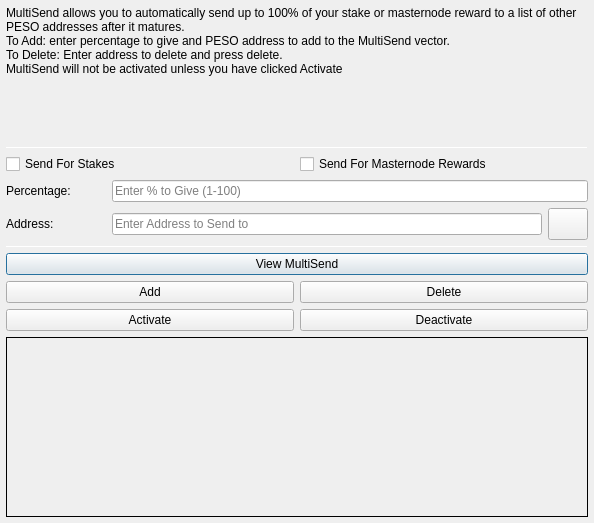
<?xml version="1.0" encoding="UTF-8"?>
<ui version="4.0">
 <class>MultiSendDialog</class>
 <widget class="QDialog" name="MultiSendDialog">
  <property name="windowModality">
   <enum>Qt::NonModal</enum>
  </property>
  <property name="geometry">
   <rect>
    <x>0</x>
    <y>0</y>
    <width>594</width>
    <height>523</height>
   </rect>
  </property>
  <property name="windowTitle">
   <string>MultiSend</string>
  </property>
  <layout class="QVBoxLayout" name="verticalLayout" stretch="0">
   <property name="leftMargin">
    <number>6</number>
   </property>
   <property name="topMargin">
    <number>6</number>
   </property>
   <property name="rightMargin">
    <number>6</number>
   </property>
   <property name="bottomMargin">
    <number>6</number>
   </property>
   <item>
    <layout class="QVBoxLayout" name="verticalLayout_Main" stretch="1,1,1,1,1,1">
     <item>
      <widget class="QLabel" name="label_2">
       <property name="lineWidth">
        <number>1</number>
       </property>
       <property name="text">
        <string>MultiSend allows you to automatically send up to 100% of your stake or masternode reward to a list of other PESO addresses after it matures.
To Add: enter percentage to give and PESO address to add to the MultiSend vector.
To Delete: Enter address to delete and press delete.
MultiSend will not be activated unless you have clicked Activate</string>
       </property>
       <property name="alignment">
        <set>Qt::AlignLeading|Qt::AlignLeft|Qt::AlignTop</set>
       </property>
       <property name="wordWrap">
        <bool>true</bool>
       </property>
      </widget>
     </item>
     <item>
      <widget class="Line" name="line">
       <property name="minimumSize">
        <size>
         <width>0</width>
         <height>1</height>
        </size>
       </property>
       <property name="maximumSize">
        <size>
         <width>16777215</width>
         <height>1</height>
        </size>
       </property>
       <property name="orientation">
        <enum>Qt::Horizontal</enum>
       </property>
      </widget>
     </item>
     <item>
      <layout class="QVBoxLayout" name="verticalLayout_Settings">
       <item>
        <layout class="QHBoxLayout" name="horizontalLayout">
         <item>
          <widget class="QCheckBox" name="multiSendStakeCheckBox">
           <property name="text">
            <string>Send For Stakes</string>
           </property>
          </widget>
         </item>
         <item>
          <widget class="QCheckBox" name="multiSendMasternodeCheckBox">
           <property name="text">
            <string>Send For Masternode Rewards</string>
           </property>
          </widget>
         </item>
        </layout>
       </item>
       <item>
        <layout class="QHBoxLayout" name="horizontalLayout_6">
         <item>
          <widget class="QLabel" name="label">
           <property name="minimumSize">
            <size>
             <width>100</width>
             <height>0</height>
            </size>
           </property>
           <property name="toolTip">
            <string>Percentage of stake to send</string>
           </property>
           <property name="text">
            <string>Percentage:</string>
           </property>
          </widget>
         </item>
         <item>
          <widget class="QLineEdit" name="multiSendPercentEdit">
           <property name="toolTip">
            <string>Enter whole numbers 1 - 100</string>
           </property>
           <property name="placeholderText">
            <string>Enter % to Give (1-100)</string>
           </property>
          </widget>
         </item>
        </layout>
       </item>
       <item>
        <layout class="QHBoxLayout" name="horizontalLayout_7">
         <item>
          <widget class="QLabel" name="label_5">
           <property name="minimumSize">
            <size>
             <width>100</width>
             <height>0</height>
            </size>
           </property>
           <property name="toolTip">
            <string>Address to send portion of stake to</string>
           </property>
           <property name="text">
            <string>Address:</string>
           </property>
          </widget>
         </item>
         <item>
          <widget class="QLineEdit" name="multiSendAddressEdit">
           <property name="toolTip">
            <string/>
           </property>
           <property name="placeholderText">
            <string>Enter Address to Send to</string>
           </property>
          </widget>
         </item>
         <item>
          <widget class="QPushButton" name="addressBookButton">
           <property name="maximumSize">
            <size>
             <width>16777215</width>
             <height>32</height>
            </size>
           </property>
           <property name="toolTip">
            <string>Choose an address from the address book</string>
           </property>
           <property name="text">
            <string/>
           </property>
           <property name="icon">
            <iconset resource="../criptopeso.qrc">
             <normaloff>:/icons/address-book</normaloff>:/icons/address-book</iconset>
           </property>
           <property name="shortcut">
            <string>Alt+A</string>
           </property>
           <property name="autoDefault">
            <bool>false</bool>
           </property>
          </widget>
         </item>
        </layout>
       </item>
      </layout>
     </item>
     <item>
      <widget class="Line" name="line_2">
       <property name="minimumSize">
        <size>
         <width>0</width>
         <height>1</height>
        </size>
       </property>
       <property name="maximumSize">
        <size>
         <width>16777215</width>
         <height>1</height>
        </size>
       </property>
       <property name="orientation">
        <enum>Qt::Horizontal</enum>
       </property>
      </widget>
     </item>
     <item>
      <layout class="QVBoxLayout" name="verticalLayout_Buttons">
       <item>
        <layout class="QHBoxLayout" name="horizontalLayout_4">
         <item>
          <widget class="QPushButton" name="viewButton">
           <property name="toolTip">
            <string/>
           </property>
           <property name="statusTip">
            <string>View MultiSend Vector</string>
           </property>
           <property name="text">
            <string>View MultiSend</string>
           </property>
          </widget>
         </item>
        </layout>
       </item>
       <item>
        <layout class="QHBoxLayout" name="horizontalLayout_2">
         <item>
          <widget class="QPushButton" name="addButton">
           <property name="toolTip">
            <string/>
           </property>
           <property name="statusTip">
            <string>Add to MultiSend Vector</string>
           </property>
           <property name="text">
            <string>Add</string>
           </property>
          </widget>
         </item>
         <item>
          <widget class="QPushButton" name="deleteButton">
           <property name="toolTip">
            <string/>
           </property>
           <property name="statusTip">
            <string>Delete Address From MultiSend Vector</string>
           </property>
           <property name="text">
            <string>Delete</string>
           </property>
          </widget>
         </item>
        </layout>
       </item>
       <item>
        <layout class="QHBoxLayout" name="horizontalLayout_5">
         <item>
          <widget class="QPushButton" name="activateButton">
           <property name="statusTip">
            <string>Activate MultiSend</string>
           </property>
           <property name="text">
            <string>Activate</string>
           </property>
          </widget>
         </item>
         <item>
          <widget class="QPushButton" name="disableButton">
           <property name="statusTip">
            <string>Deactivate MultiSend</string>
           </property>
           <property name="text">
            <string>Deactivate</string>
           </property>
          </widget>
         </item>
        </layout>
       </item>
      </layout>
     </item>
     <item>
      <widget class="QLabel" name="message">
       <property name="minimumSize">
        <size>
         <width>0</width>
         <height>180</height>
        </size>
       </property>
       <property name="frameShape">
        <enum>QFrame::Panel</enum>
       </property>
       <property name="frameShadow">
        <enum>QFrame::Plain</enum>
       </property>
       <property name="lineWidth">
        <number>1</number>
       </property>
       <property name="midLineWidth">
        <number>1</number>
       </property>
       <property name="text">
        <string/>
       </property>
       <property name="alignment">
        <set>Qt::AlignLeading|Qt::AlignLeft|Qt::AlignTop</set>
       </property>
       <property name="wordWrap">
        <bool>true</bool>
       </property>
      </widget>
     </item>
    </layout>
   </item>
  </layout>
 </widget>
 <resources>
  <include location="../criptopeso.qrc"/>
 </resources>
 <connections/>
</ui>
